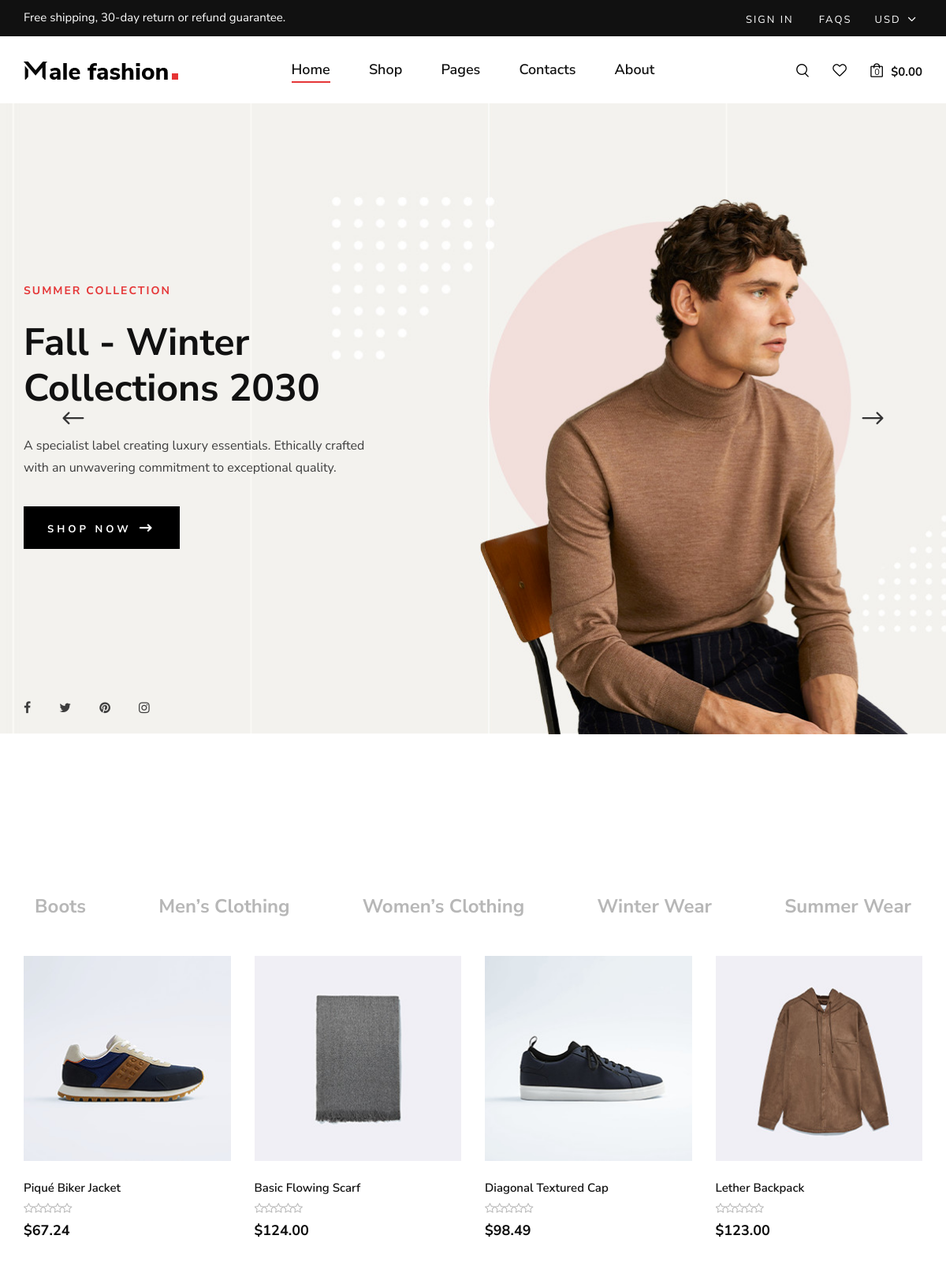
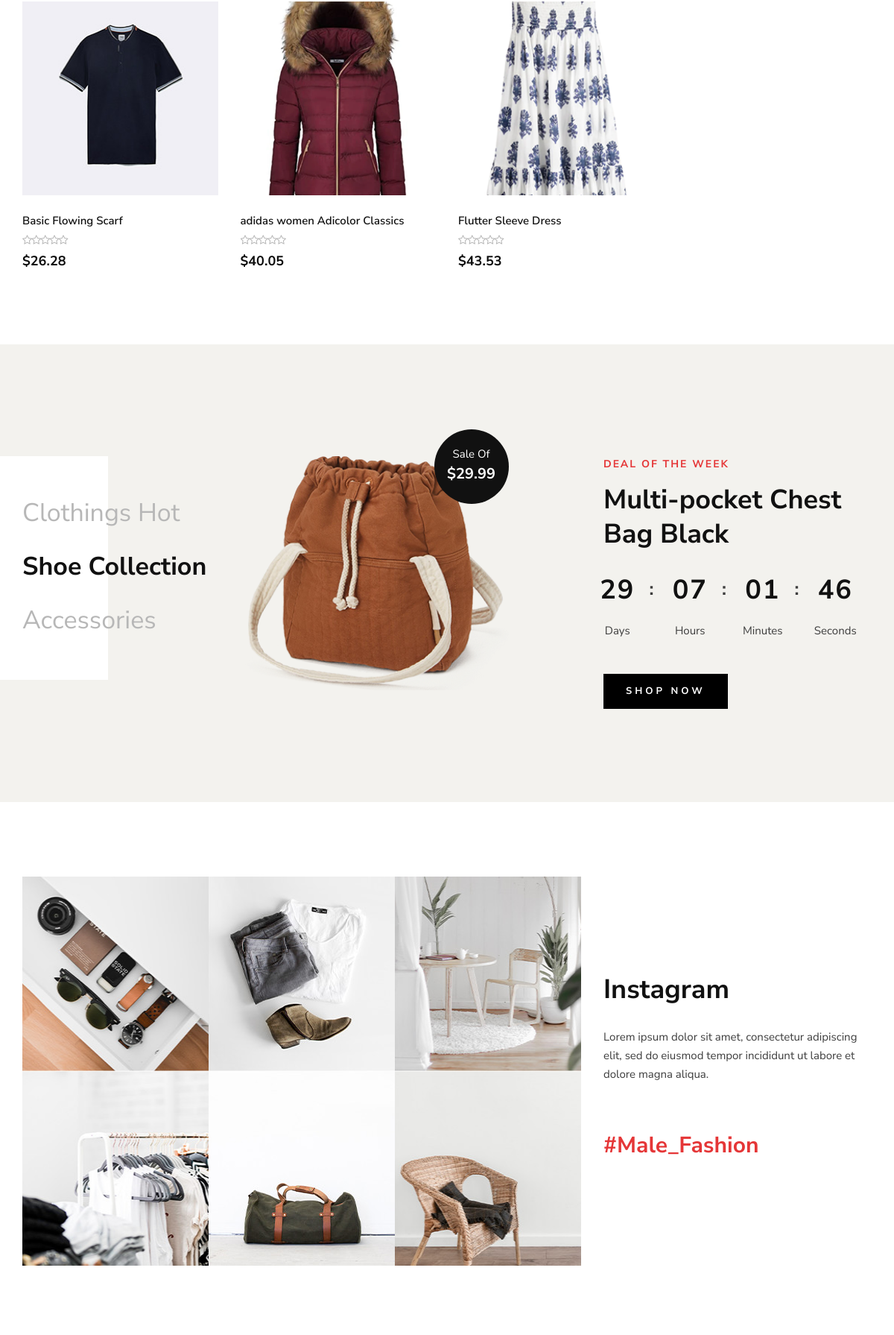
The page / (upper part) on the database its author committed (2 pictures, top to bottom).
### pages/models.py (models this page shows, shortened)
class Category(models.Model):
    name = models.CharField(max_length=100)
    description = models.TextField(blank=True, null=True)

class Product(models.Model):
    name = models.CharField(max_length=200)
    description = models.TextField()
    category = models.ForeignKey('Category', on_delete=models.CASCADE, related_name='products')
    price = models.DecimalField(max_digits=10, decimal_places=2)
    img_url = models.ImageField(upload_to='media/products/')
    created_at = models.DateTimeField(auto_now_add=True)
    updated_at = models.DateTimeField(auto_now=True)

### pages/views.py (the view)
# urls.py: 2. Add a URL to urlpatterns:  path('', views.home, name='home')
def home(request):
    products = []  # This would typically be fetched from the database
    products = Product.objects.all()
    categories = Category.objects.all()
    return render(request, 'index.html', {'products': products ,'categories':categories})

### pages/templates/index.html (shortened to what this page needs)
{% extends 'base.html' %}
{% load static %}
{% block content %}
    <section class="hero">
        <div class="hero__slider owl-carousel">
            <div class="hero__items set-bg" data-setbg="{% static 'img/hero/hero-1.jpg' %}">
                <div class="container">
                    <div class="row">
                        <div class="col-xl-5 col-lg-7 col-md-8">
                            <div class="hero__text">
                                <h6>Summer Collection</h6>
                                <h2>Fall - Winter Collections 2030</h2>
                                <p>A specialist label creating luxury essentials. Ethically crafted with an unwavering
                                commitment to exceptional quality.</p>
                                <a href="#" class="primary-btn">Shop now <span class="arrow_right"></span></a>
                                <div class="hero__social">
                                    <a href="#"><i class="fa fa-facebook"></i></a>
                                    <a href="#"><i class="fa fa-twitter"></i></a>
                                    <a href="#"><i class="fa fa-pinterest"></i></a>
                                    <a href="#"><i class="fa fa-instagram"></i></a>
                                </div>
                            </div>
                        </div>
                    </div>
                </div>
            </div>
        </div>
    </section>
    <section class="banner spad">
    </section>
    <section class="product spad">
        <div class="container">
            <div class="row">
                <div class="col-lg-12">
                    <ul class="filter__controls">
                      {% for category in categories %}
                        <li data-filter=".{{ category.name|slugify }}">{{ category.name }}</li>
                      {% endfor %}
                    </ul>
                </div>
            </div>
            <div class="row product__filter">
              {% for product in products %}
                <div class="col-lg-3 col-md-6 col-sm-6 col-md-6 col-sm-6 mix {{ product.category.name|slugify }}">
                    {% include "components/product_card.html" with product=product %}
                </div>
                {% endfor %}
            </div>
        </div>
    </section>
    <section class="categories spad">
        <div class="container">
            <div class="row">
                <div class="col-lg-3">
                    <div class="categories__text">
                        <h2>Clothings Hot <br /> <span>Shoe Collection</span> <br /> Accessories</h2>
                    </div>
                </div>
                <div class="col-lg-4">
                    <div class="categories__hot__deal">
                        <img src="{% static 'img/product-sale.png' %}" alt="">
                        <div class="hot__deal__sticker">
                            <span>Sale Of</span>
                            <h5>$29.99</h5>
                        </div>
                    </div>
                </div>
                <div class="col-lg-4 offset-lg-1">
                    <div class="categories__deal__countdown">
                        <span>Deal Of The Week</span>
                        <h2>Multi-pocket Chest Bag Black</h2>
                        <div class="categories__deal__countdown__timer" id="countdown">
                        </div>
                        <a href="#" class="primary-btn">Shop now</a>
                    </div>
                </div>
            </div>
        </div>
    </section>
    <section class="instagram spad">
        <div class="container">
            <div class="row">
                <div class="col-lg-8">
                    <div class="instagram__pic">
                        <div class="instagram__pic__item set-bg" data-setbg="{% static 'img/instagram/instagram-1.jpg' %}"></div>
                        <div class="instagram__pic__item set-bg" data-setbg="{% static 'img/instagram/instagram-2.jpg' %}"></div>
                        <div class="instagram__pic__item set-bg" data-setbg="{% static 'img/instagram/instagram-3.jpg' %}"></div>
                        <div class="instagram__pic__item set-bg" data-setbg="{% static 'img/instagram/instagram-4.jpg' %}"></div>
                        <div class="instagram__pic__item set-bg" data-setbg="{% static 'img/instagram/instagram-5.jpg' %}"></div>
                        <div class="instagram__pic__item set-bg" data-setbg="{% static 'img/instagram/instagram-6.jpg' %}"></div>
                    </div>
                </div>
                <div class="col-lg-4">
                    <div class="instagram__text">
                        <h2>Instagram</h2>
                        <p>Lorem ipsum dolor sit amet, consectetur adipiscing elit, sed do eiusmod tempor incididunt ut
                        labore et dolore magna aliqua.</p>
                        <h3>#Male_Fashion</h3>
                    </div>
                </div>
            </div>
        </div>
    </section>
    <section class="latest spad">
    </section>
{% endblock %}

### pages/templates/components/product_card.html (shortened to what this page needs)
  {% load static %}
  <div class="product__item">
        <div class="product__item__pic set-bg" data-setbg="{{ product.img_url.url }}">
        </div>
        <div class="product__item__text">
            <h6>{{ product.name }}</h6>
            <div class="rating">
                <i class="fa fa-star-o"></i>
                <i class="fa fa-star-o"></i>
                <i class="fa fa-star-o"></i>
                <i class="fa fa-star-o"></i>
                <i class="fa fa-star-o"></i>
            </div>
            <h5>${{ product.price }}</h5>
        </div>
    </div>

### rows shown on the page
Category: name "Boots"
Category: name "Men’s Clothing"
Category: name "Women’s Clothing"
Category: name "Winter Wear"
Category: name "Summer Wear"
Product: shows a picture, name "Piqué Biker Jacket", price "67.24"
Product: shows a picture, name "Basic Flowing Scarf", price "124.00"
Product: shows a picture, name "Diagonal Textured Cap", price "98.49"
Product: shows a picture, name "Lether Backpack", price "123.00"
Product: shows a picture, name "Basic Flowing Scarf", price "26.28"
Product: shows a picture, name "adidas women Adicolor Classics", price "40.05"
Product: shows a picture, name "Flutter Sleeve Dress", price "43.53"
